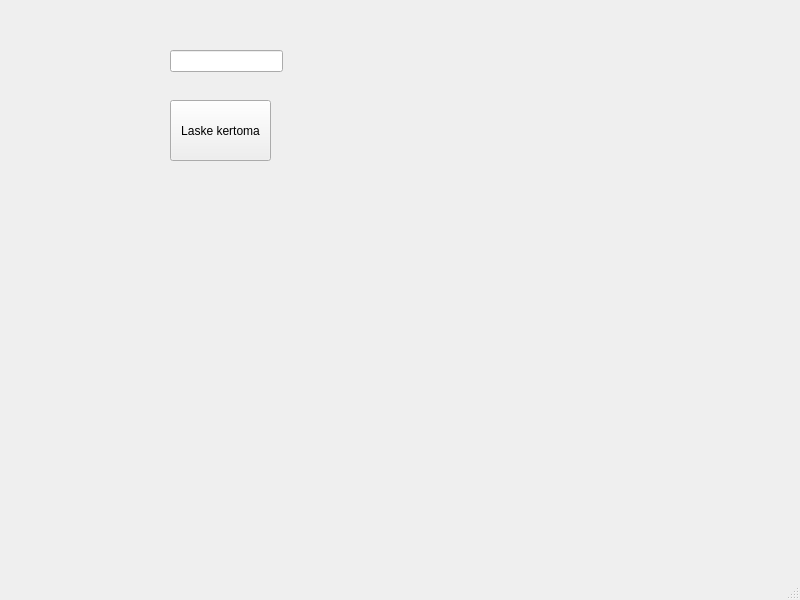
<?xml version="1.0" encoding="UTF-8"?>
<ui version="4.0">
 <class>MainWindow</class>
 <widget class="QMainWindow" name="MainWindow">
  <property name="geometry">
   <rect>
    <x>0</x>
    <y>0</y>
    <width>800</width>
    <height>600</height>
   </rect>
  </property>
  <property name="windowTitle">
   <string>MainWindow</string>
  </property>
  <widget class="QWidget" name="centralwidget">
   <widget class="QPushButton" name="btnCalculate">
    <property name="geometry">
     <rect>
      <x>170</x>
      <y>100</y>
      <width>101</width>
      <height>61</height>
     </rect>
    </property>
    <property name="text">
     <string>Laske kertoma</string>
    </property>
   </widget>
   <widget class="QLineEdit" name="textNumber">
    <property name="geometry">
     <rect>
      <x>170</x>
      <y>50</y>
      <width>113</width>
      <height>22</height>
     </rect>
    </property>
   </widget>
  </widget>
  <widget class="QMenuBar" name="menubar">
   <property name="geometry">
    <rect>
     <x>0</x>
     <y>0</y>
     <width>800</width>
     <height>22</height>
    </rect>
   </property>
  </widget>
  <widget class="QStatusBar" name="statusbar"/>
 </widget>
 <resources/>
 <connections/>
</ui>
